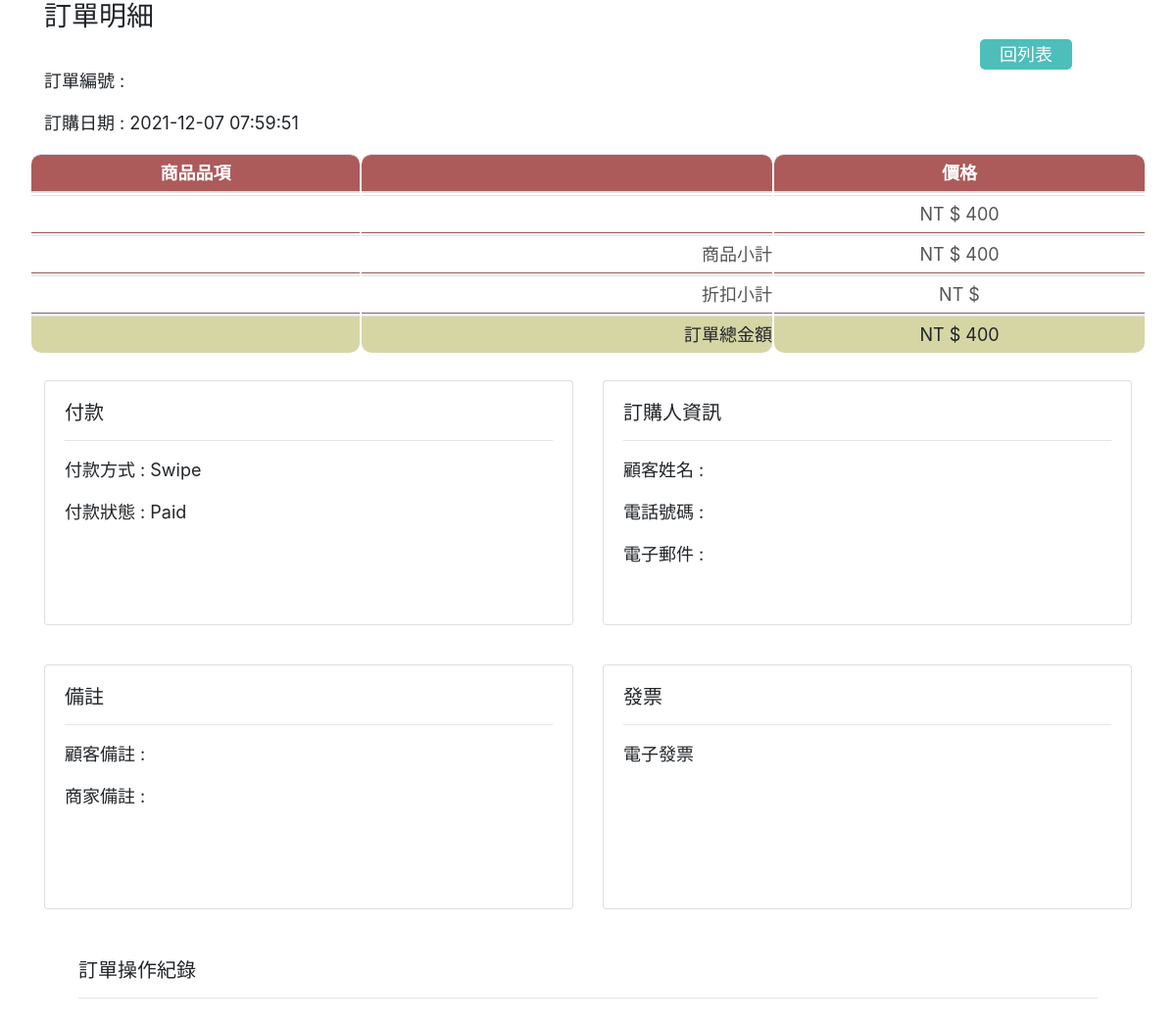
/pages/order/order-details.php?id=1, run on the app's committed database.
### tables this page shows
CREATE TABLE `order_tracking` (
  `id` int(6) NOT NULL,
  `order_num` int(6) NOT NULL,
  `user_id` varchar(20) NOT NULL,
  `date` datetime NOT NULL,
  `payment_status` varchar(10) NOT NULL,
  `payment_method` varchar(10) NOT NULL,
  `order_status` varchar(20) NOT NULL,
  `sum` varchar(10) NOT NULL,
  `remark` varchar(10) NOT NULL,
  `record` text NOT NULL
);

### pages/order/order-details.php (the view, shortened to what this page needs)
<?php
if (isset($_GET["id"])) {
    $id = $_GET["id"];
} else {
    $id = 0;
}
require_once("../../components/pdo-connect.php");
$sqlorder = "SELECT * FROM order_tracking WHERE id = $id";
$stmt = $db_host->prepare($sqlorder);
try {
    $stmt->execute();
    $rowsOrder = $stmt->fetchAll(PDO::FETCH_ASSOC);
} catch (PDOException $e) {
    echo $e->getMessage();
}
?>
<!doctype html>
<html lang="en">
<head>
    <link rel="stylesheet" href="https://stackpath.bootstrapcdn.com/bootstrap/4.3.1/css/bootstrap.min.css">
</head>
<body>
    <div class="container">
        <div class="row">
            <div class="col">
                <h3>訂單明細</h3>
            </div>
        </div>
        <div class="row justify-content-end">
            <div class="col-10">
            </div>
            <div class="col-2">
                <a href="./order.php" class="demo">回列表</a>
            </div>
        </div>
        <div class="row">
            <div class="col-9">
                <?php
                foreach ($rowsOrder as $value) :
                ?>
                    <p>訂單編號 : <?= $value["order-num"] ?></p>
                    <p>訂購日期 : <?= $value["date"] ?></p>
            </div>
        </div>
        <div class="row">
            <table class="table">
                <thead>
                    <tr>
                        <th>商品品項</th>
                        <th></th>
                        <th>價格</th>
                    </tr>
                </thead>
                <tbody>
                    <tr>
                        <td><?= $value["product-id"] ?></td>
                        <td></td>
                        <td>NT &#36 <?= $value["sum"] ?></td>
                    </tr>
                    <tr>
                        <td></td>
                        <td class="text-right">商品小計</td>
                        <td>NT &#36 <?= $value["sum"] ?></td>
                    </tr>
                    <tr>
                        <td></td>
                        <td class="text-right">折扣小計</td>
                        <td>NT &#36 <?= $value["discount"] ?></td>
                    </tr>
                </tbody>
                <tfoot>
                    <tr>
                        <td></td>
                        <td class="text-right">訂單總金額</td>
                        <td>NT &#36 <?= $value["sum"] ?></td>
                    </tr>
                </tfoot>
            </table>
        </div>
        <div class="row">
            <div class="col-sm-6">
                <div class="card">
                    <div class="card-body">
                        <h5 class="card-title">付款</h5>
                        <hr>
                        <p class="card-text">付款方式 : <?= $value["payment_method"] ?></p>
                        <p class="card-text">付款狀態 : <?= $value["payment_status"] ?></p>
                    </div>
                </div>
            </div>
            <div class="col-sm-6">
                <div class="card">
                    <div class="card-body">
                        <h5 class="card-title">訂購人資訊</h5>
                        <hr>
                        <p class="card-text">顧客姓名 : <?= $value["user-id"] ?></p>
                        <p class="card-text">電話號碼 : <?= $value["user-phone"] ?></p>
                        <p class="card-text">電子郵件 : <?= $value["user-email"] ?></p>
                    </div>
                </div>
            </div>
        </div>
        <div class="row">
            <div class="col-sm-6">
                <div class="card">
                    <div class="card-body">
                        <h5 class="card-title">備註</h5>
                        <hr>
                        <p class="card-text">顧客備註 : <?= $value["remark"] ?></p>
                        <p class="card-text">商家備註 : <?= $value["remark"] ?></p>
                    </div>
                </div>
            </div>
            <div class="col-sm-6">
                <div class="card">
                    <div class="card-body">
                        <h5 class="card-title">發票</h5>
                        <hr>
                        <p class="card-text">電子發票</p>
                    </div>
                </div>
            </div>
        </div>
        <div class="col">
            <div class="card1">
                <div class="card-body">
                    <h5 class="card-title">訂單操作紀錄</h5>
                    <hr>
                </div>
            </div>
        </div>
    <?php endforeach; ?>
    </div>
</body>
</html>

### pages/order/order-details.php (style rules this page uses)
body { font-size: 18px; }
a:link { text-decoration: none; color: #fff; }
.demo { margin: 5px; padding: 5px 20px; font-size: 18px; color: white; background-color: #4ebeba; border: none; border-radius: 5px; }
.card { height: 250px; margin: 10px 0px 30px; }
.table { width: 100%; border-collapse: separate; ; }
.table thead th { padding: 5px 0px; color: #fff; background-color: #AD5A5A; text-align: center; border-top-left-radius: 10px; border-top-right-radius: 10px; }
.table tbody td { padding: 5px 0px; color: #555; text-align: center; background-color: #fff; border-bottom: 1px solid #915957; }
.table tfoot td { padding: 5px 0px; text-align: center; background-color: #d6d6a5; border-bottom-left-radius: 10px; border-bottom-right-radius: 10px; }

### data on the page
order_tracking: date "2021-12-07 07:59:51", sum "400", payment_method "Swipe", payment_status "Paid"
